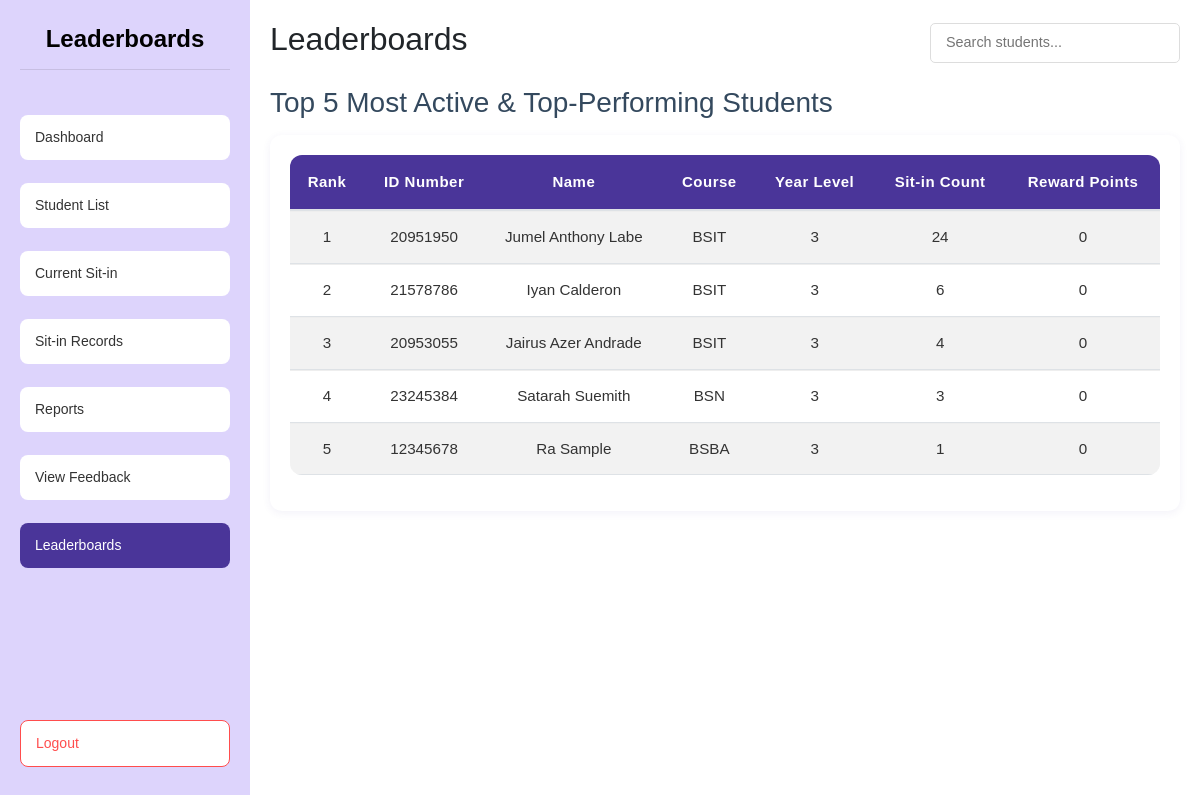
The page /admin/leaderboards (signed in) on the database as committed earlier.
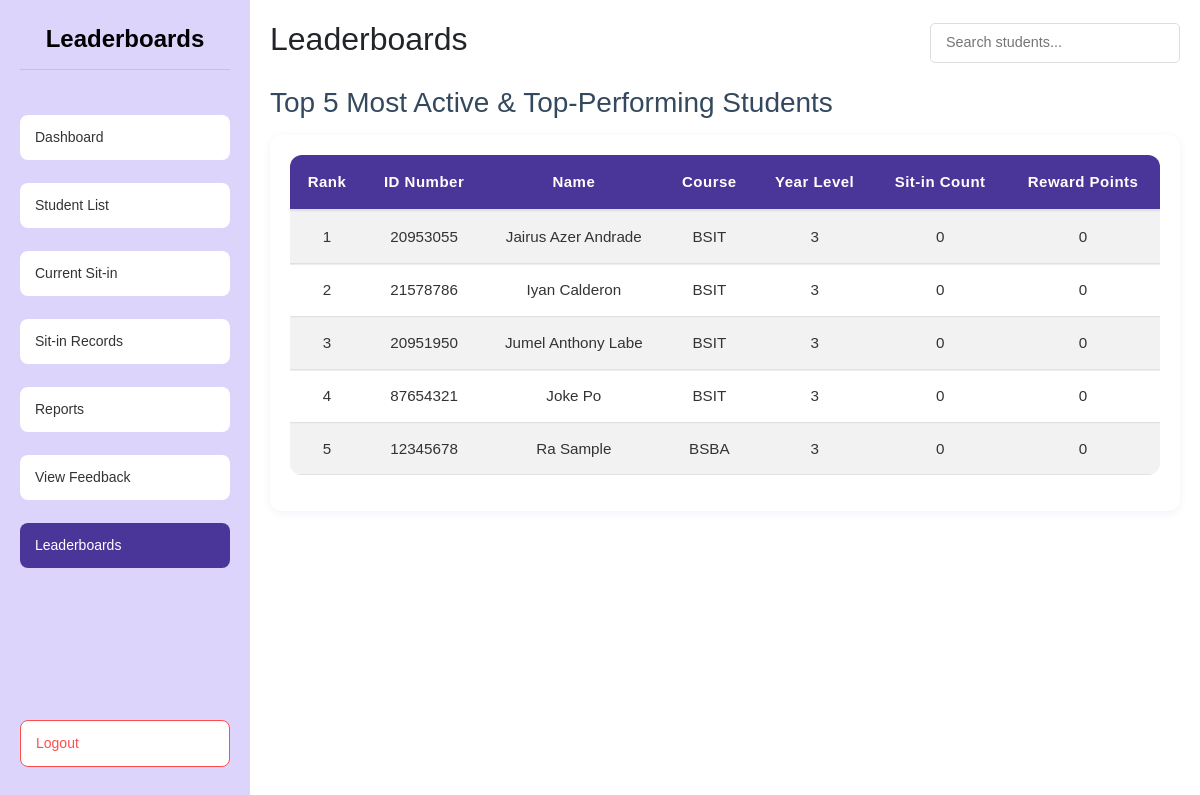
The same page on the database as committed later.
### tables this page shows
CREATE TABLE students ( 
idno TEXT PRIMARY KEY,
lastname TEXT NOT NULL,
firstname TEXT NOT NULL,
midname TEXT,
course TEXT NOT NULL,
year_level INTEGER NOT NULL,
email_address TEXT NOT NULL,
username TEXT NOT NULL CHECK (username = idno),
password TEXT NOT NULL,
profile_picture TEXT DEFAULT NULL,
session_count INTEGER DEFAULT 30
, reward_points INTEGER DEFAULT 0, reward_redeemable INTEGER DEFAULT 0);

### routes/admin_routes.py (the view)
@admin_bp.route('/leaderboards')
def leaderboards():
    if session.get('user_type') != 'admin':
        flash("Admin access required.", "danger")
        return redirect(url_for('auth.login'))
    leaderboard_data = get_combined_leaderboard_students(limit=5)
    print("DEBUG: leaderboard_data length =", len(leaderboard_data))
    print("DEBUG: leaderboard_data =", leaderboard_data)
    return render_template(
        'admin/leaderboards.html',
        leaderboard_data=leaderboard_data
    )

### app.py (called while the page is built)
@app.after_request
def add_header(response):
    if 'Cache-Control' not in response.headers:
        response.headers['Cache-Control'] = 'no-store, no-cache, must-revalidate, post-check=0, pre-check=0, max-age=0'
        response.headers['Pragma'] = 'no-cache'
        response.headers['Expires'] = '-1'
    return response

### dbhelper.py (called while the page is built)
def get_connection():
    conn = sqlite3.connect(DB_NAME)
    conn.row_factory = sqlite3.Row
    return conn

### templates/admin/leaderboards.html (shortened to what this page needs)
{% extends "admin/base.html" %}
{% block content %}
<head>
    <link rel="stylesheet" href="static/styles.css">
    <link href="https://cdn.jsdelivr.net/npm/bootstrap@5.3.0/dist/css/bootstrap.min.css" rel="stylesheet">
</head>
<body>
    <div class="dashboard-container">
        <div class="sidebar">
            <h1 class="dashboard-title">Leaderboards</h1>
            <a href="{{ url_for('admin.admin_dashboard') }}" class="menu-btn">Dashboard</a>
            <a href="{{ url_for('admin.student_list') }}" class="menu-btn">Student List</a>
            <a href="{{ url_for('admin.current_sit_in') }}" class="menu-btn">Current Sit-in</a>
            <a href="{{ url_for('admin.sit_in_records') }}" class="menu-btn">Sit-in Records</a>
            <a href="{{ url_for('admin.reports') }}" class="menu-btn">Reports</a>
            <a href="{{ url_for('admin.feedback_reports') }}" class="menu-btn">View Feedback</a>
            <a href="{{ url_for('admin.leaderboards') }}" class="menu-btn active">Leaderboards</a>
            <a href="{{ url_for('admin.logout') }}" class="menu-btn logout-btn">Logout</a>
        </div>
        <div class="content">
            <div class="header-container">
                <h2>Leaderboards</h2>
                <div class="search-container">
                    <input type="text" id="searchInput" class="search-input" placeholder="Search students...">
                </div>
            </div>
            <div class="leaderboard-section">
                <h3>Top 5 Most Active & Top-Performing Students</h3>
                <div class="table-responsive">
                    <table class="table table-hover table-striped leaderboard-table">
                        <thead>
                            <tr>
                                <th>Rank</th>
                                <th>ID Number</th>
                                <th>Name</th>
                                <th>Course</th>
                                <th>Year Level</th>
                                <th>Sit-in Count</th>
                                <th>Reward Points</th>
                            </tr>
                        </thead>
                        <tbody id="leaderboardTableBody">
                            {% for student in leaderboard_data %}
                            <tr>
                                <td>{{ loop.index }}</td>
                                <td>{{ student.idno }}</td>
                                <td>{{ student.firstname }} {{ student.lastname }}</td>
                                <td>{{ student.course }}</td>
                                <td>{{ student.year_level }}</td>
                                <td>{{ student.sit_in_count }}</td>
                                <td>{{ student.reward_points }}</td>
                            </tr>
                            {% else %}
                            <tr>
                                <td colspan="7" class="text-center">No data available.</td>
                            </tr>
                            {% endfor %}
                        </tbody>
                    </table>
                </div>
            </div>
        </div>
    </div>
</body>
{% endblock %}

Rows that differ between the two databases and show on the page:
no longer on this page (row unchanged): students: idno "23245384", firstname "Satarah", lastname "Suemith", course "BSN", year_level "3", sit_in_count "3", reward_points "0"
shown differently, row unchanged: students "Jairus Azer": sit_in_count "4" → "0"; moves up the list
changed students "Iyan": sit_in_count "6" → "0"; moves down the list
changed students "Jumel Anthony": sit_in_count "24" → "0"
now on this page (row unchanged): students: idno "87654321", firstname "Joke", lastname "Po", course "BSIT", year_level "3", sit_in_count "0", reward_points "0"
computed for students "Ra": sit_in_count "1" → "0"
